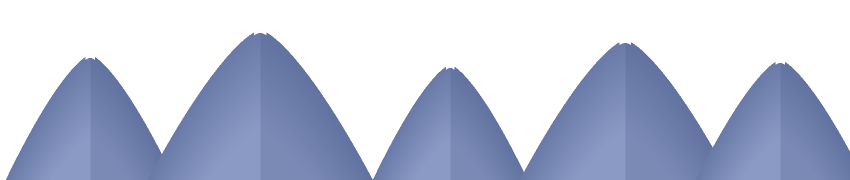
#> input picture img/lejos.png, 1700 x 360 px (shown at 1/2 size)
$ python _ver_mundo.py
#> lines starting #> are read from the running program, lines starting #| are printed output that depends on the picture
import sys
from PIL import Image
W,H=1440,800
cielo=Image.new('RGBA',(W,H),(150,200,240,255))
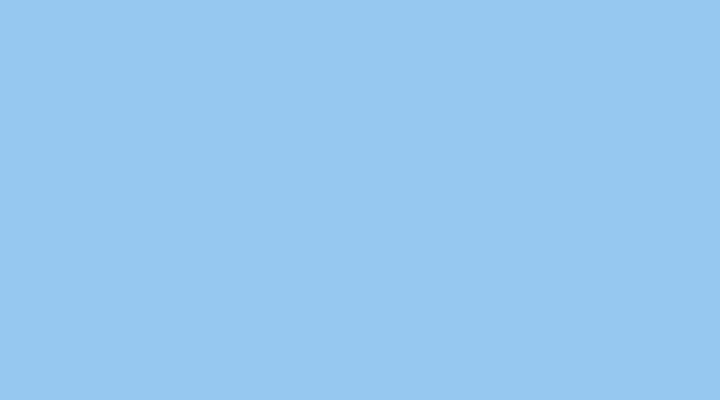
#> cielo: PIL image 1440x800 RGBA (shown at 1/2 size); mean R, G, B, A 150, 200, 240, 255
lej=Image.open('img/lejos.png'); cer=Image.open('img/cerca.png')
#> further down, lej is the input picture: PIL image 1700x360 RGBA; mean R, G, B, A 53.7, 61.1, 81.4, 117.2
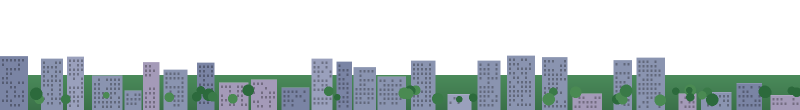
#> input picture img/cerca.png, 1600 x 220 px (shown at 1/2 size)
#> further down, cer is the input picture: PIL image 1600x220 RGBA; mean R, G, B, A 42.1, 51.1, 52.5, 95.6
cielo.alpha_composite(lej,(-100,600-lej.height+10) if False else (0,0), (100,0,100+W,lej.height)) if False else None
c=cielo.copy()
c.alpha_composite(lej.crop((100,0,100+W,lej.height)),(0,600-lej.height+20))
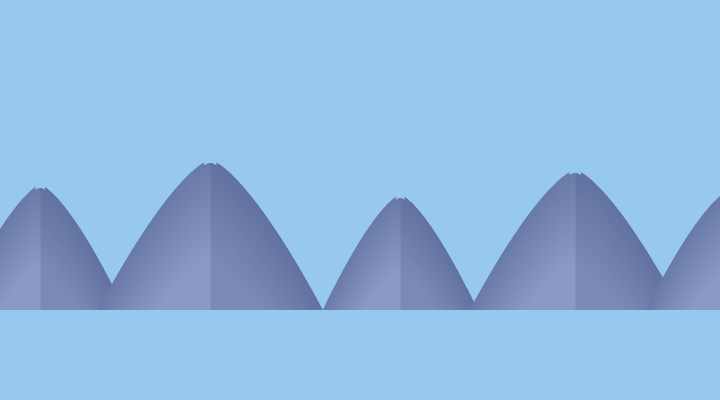
#> c: PIL image 1440x800 RGBA (shown at 1/2 size); mean R, G, B, A 143, 185.7, 226.6, 255
c.alpha_composite(cer.crop((0,0,W,cer.height)),(0,600-cer.height+10))
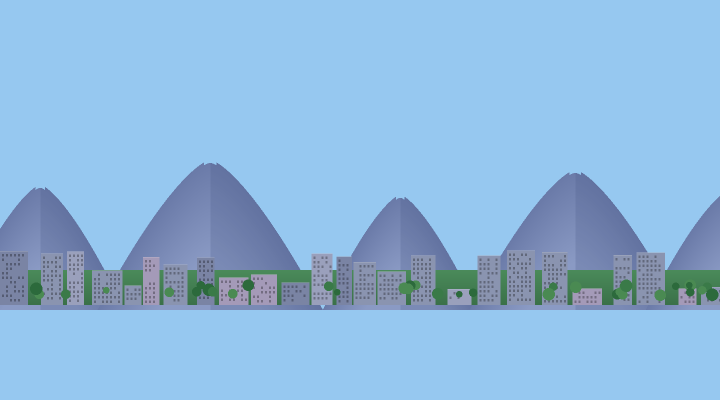
#> c: PIL image 1440x800 RGBA (shown at 1/2 size); mean R, G, B, A 141.9, 185.1, 222, 255
m=Image.open(sys.argv[1] if len(sys.argv)>1 else 'img/mundo.png'); c.alpha_composite(m)
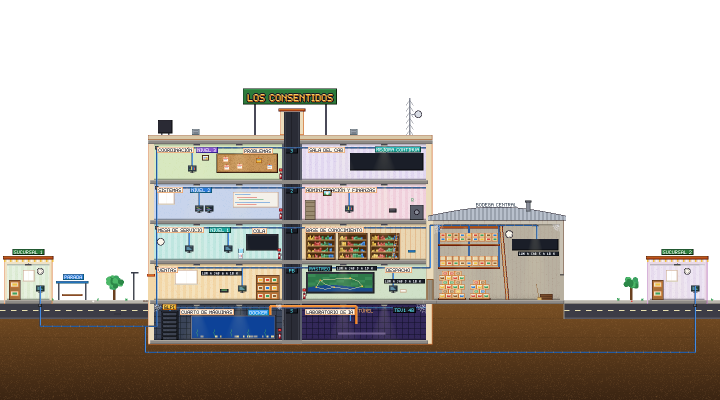
#> input picture img/mundo.png, 1440 x 800 px (shown at 1/2 size)
#> further down, m is the input picture: PIL image 1440x800 RGBA; mean R, G, B, A 59.6, 53.4, 46.9, 123
#> after `c.alpha_composite(m)`:
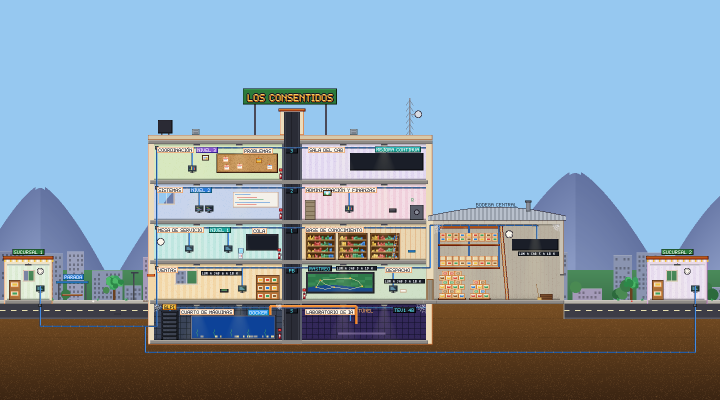
#> c: PIL image 1440x800 RGBA (shown at 1/2 size); mean R, G, B, A 134.6, 152.3, 165.7, 255
c.alpha_composite(Image.open('img/frente.png'))
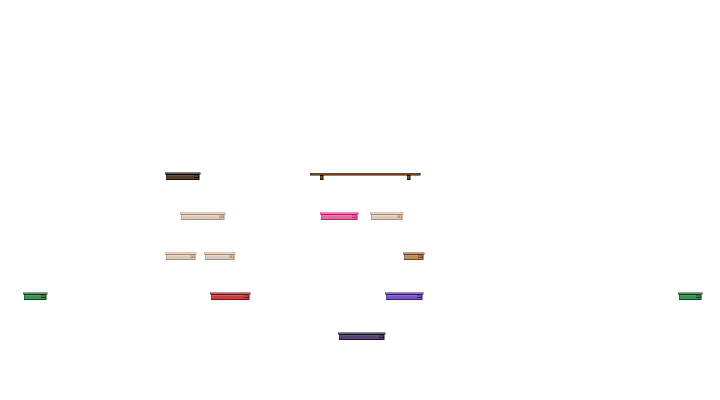
#> input picture img/frente.png, 1440 x 800 px (shown at 1/2 size)
x0,y0,x1,y1=[int(v) for v in sys.argv[2].split(',')] if len(sys.argv)>2 else (0,0,W,H)
k=int(sys.argv[3]) if len(sys.argv)>3 else 1
c.crop((x0,y0,x1,y1)).resize(((x1-x0)*k,(y1-y0)*k),Image.NEAREST).save('_mundo.png')
